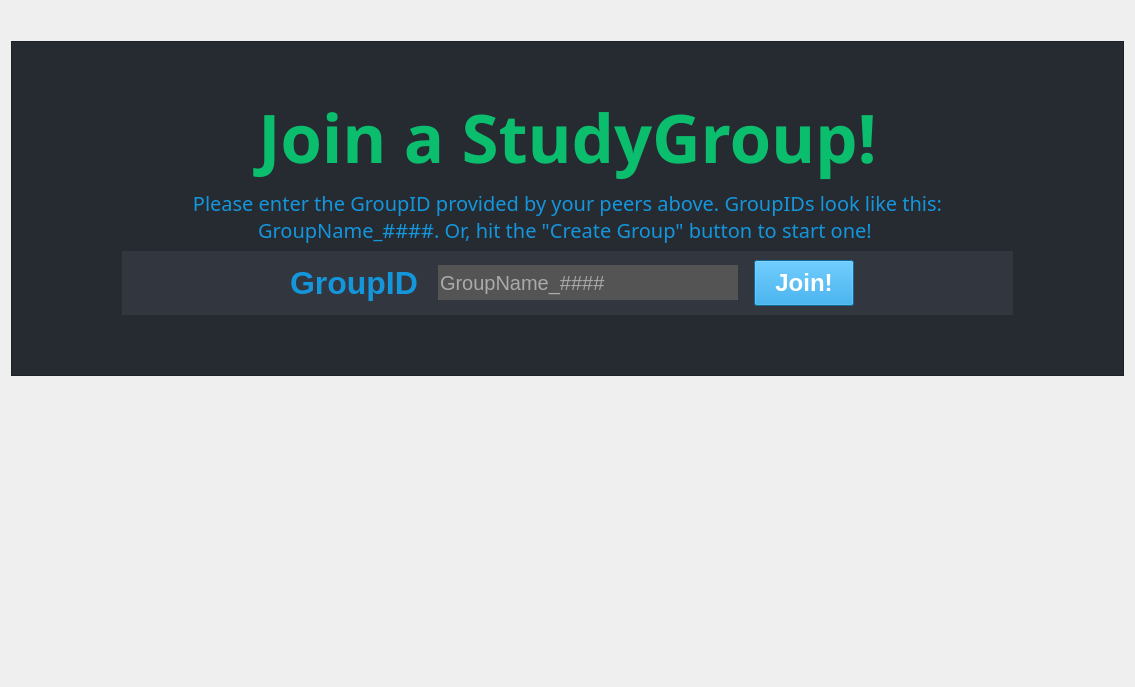
          <widget class="QWidget" name="stackedPage_JoinGroup">
           <layout class="QGridLayout" name="gridLayout_6">
            <item row="3" column="0">
             <spacer name="verticalSpacer_12">
              <property name="orientation">
               <enum>Qt::Vertical</enum>
              </property>
              <property name="sizeType">
               <enum>QSizePolicy::Maximum</enum>
              </property>
              <property name="sizeHint" stdset="0">
               <size>
                <width>20</width>
                <height>300</height>
               </size>
              </property>
             </spacer>
            </item>
            <item row="1" column="0">
             <spacer name="verticalSpacer_13">
              <property name="orientation">
               <enum>Qt::Vertical</enum>
              </property>
              <property name="sizeType">
               <enum>QSizePolicy::Maximum</enum>
              </property>
              <property name="sizeHint" stdset="0">
               <size>
                <width>20</width>
                <height>30</height>
               </size>
              </property>
             </spacer>
            </item>
            <item row="2" column="0">
             <widget class="QFrame" name="frame">
              <property name="sizePolicy">
               <sizepolicy hsizetype="MinimumExpanding" vsizetype="Preferred">
                <horstretch>0</horstretch>
                <verstretch>0</verstretch>
               </sizepolicy>
              </property>
              <property name="styleSheet">
               <string notr="true">background-color: rgba(38,42,49);</string>
              </property>
              <property name="frameShape">
               <enum>QFrame::StyledPanel</enum>
              </property>
              <property name="frameShadow">
               <enum>QFrame::Raised</enum>
              </property>
              <layout class="QGridLayout" name="gridLayout_8">
               <item row="3" column="1">
                <widget class="QFrame" name="frame_2">
                 <property name="styleSheet">
                  <string notr="true">background-color:rgba(50,54,63);</string>
                 </property>
                 <property name="frameShape">
                  <enum>QFrame::StyledPanel</enum>
                 </property>
                 <property name="frameShadow">
                  <enum>QFrame::Raised</enum>
                 </property>
                 <layout class="QGridLayout" name="gridLayout_9">
                  <item row="0" column="0">
                   <spacer name="horizontalSpacer_10">
                    <property name="orientation">
                     <enum>Qt::Horizontal</enum>
                    </property>
                    <property name="sizeType">
                     <enum>QSizePolicy::Maximum</enum>
                    </property>
                    <property name="sizeHint" stdset="0">
                     <size>
                      <width>100</width>
                      <height>20</height>
                     </size>
                    </property>
                   </spacer>
                  </item>
                  <item row="0" column="2">
                   <spacer name="horizontalSpacer_18">
                    <property name="orientation">
                     <enum>Qt::Horizontal</enum>
                    </property>
                    <property name="sizeType">
                     <enum>QSizePolicy::Maximum</enum>
                    </property>
                    <property name="sizeHint" stdset="0">
                     <size>
                      <width>100</width>
                      <height>20</height>
                     </size>
                    </property>
                   </spacer>
                  </item>
                  <item row="0" column="1">
                   <layout class="QHBoxLayout" name="horizontalLayout_8">
                    <item>
                     <spacer name="horizontalSpacer_25">
                      <property name="orientation">
                       <enum>Qt::Horizontal</enum>
                      </property>
                      <property name="sizeType">
                       <enum>QSizePolicy::Minimum</enum>
                      </property>
                      <property name="sizeHint" stdset="0">
                       <size>
                        <width>50</width>
                        <height>20</height>
                       </size>
                      </property>
                     </spacer>
                    </item>
                    <item>
                     <layout class="QHBoxLayout" name="horizontalLayout_26">
                      <item>
                       <widget class="QLabel" name="label_3">
                        <property name="font">
                         <font>
                          <pointsize>24</pointsize>
                          <weight>75</weight>
                          <bold>true</bold>
                         </font>
                        </property>
                        <property name="styleSheet">
                         <string notr="true">color:rgba(20,150,220);
background-color:transparent;
padding-right:5px;</string>
                        </property>
                        <property name="text">
                         <string>GroupID</string>
                        </property>
                       </widget>
                      </item>
                      <item>
                       <widget class="QLineEdit" name="join_group_lineEdit">
                        <property name="minimumSize">
                         <size>
                          <width>300</width>
                          <height>35</height>
                         </size>
                        </property>
                        <property name="maximumSize">
                         <size>
                          <width>16777215</width>
                          <height>35</height>
                         </size>
                        </property>
                        <property name="font">
                         <font>
                          <pointsize>15</pointsize>
                         </font>
                        </property>
                        <property name="styleSheet">
                         <string notr="true">background-color: #545454;
color:white;
border-style:none;</string>
                        </property>
                        <property name="placeholderText">
                         <string>GroupName_####</string>
                        </property>
                       </widget>
                      </item>
                      <item>
                       <widget class="QPushButton" name="join_group_button">
                        <property name="font">
                         <font>
                          <pointsize>18</pointsize>
                          <weight>75</weight>
                          <italic>false</italic>
                          <bold>true</bold>
                         </font>
                        </property>
                        <property name="styleSheet">
                         <string notr="true">background-color:rgba(20,150,220);
color: white; 
font:bold;
padding: 8px 12px 8px 12px;
margin-left: 10px;
padding-left: 20px;
padding-right: 20px;
</string>
                        </property>
                        <property name="text">
                         <string>Join!</string>
                        </property>
                       </widget>
                      </item>
                     </layout>
                    </item>
                    <item>
                     <spacer name="horizontalSpacer_7">
                      <property name="orientation">
                       <enum>Qt::Horizontal</enum>
                      </property>
                      <property name="sizeType">
                       <enum>QSizePolicy::Minimum</enum>
                      </property>
                      <property name="sizeHint" stdset="0">
                       <size>
                        <width>50</width>
                        <height>20</height>
                       </size>
                      </property>
                     </spacer>
                    </item>
                   </layout>
                  </item>
                 </layout>
                </widget>
               </item>
               <item row="0" column="1">
                <spacer name="verticalSpacer_16">
                 <property name="orientation">
                  <enum>Qt::Vertical</enum>
                 </property>
                 <property name="sizeType">
                  <enum>QSizePolicy::Maximum</enum>
                 </property>
                 <property name="sizeHint" stdset="0">
                  <size>
                   <width>20</width>
                   <height>40</height>
                  </size>
                 </property>
                </spacer>
               </item>
               <item row="1" column="1">
                <widget class="QLabel" name="label_8">
                 <property name="sizePolicy">
                  <sizepolicy hsizetype="MinimumExpanding" vsizetype="Preferred">
                   <horstretch>0</horstretch>
                   <verstretch>0</verstretch>
                  </sizepolicy>
                 </property>
                 <property name="font">
                  <font>
                   <family>AppleGothic</family>
                   <pointsize>50</pointsize>
                   <weight>75</weight>
                   <italic>false</italic>
                   <bold>true</bold>
                   <underline>false</underline>
                   <strikeout>false</strikeout>
                  </font>
                 </property>
                 <property name="styleSheet">
                  <string notr="true">color:rgba(10,190,110);</string>
                 </property>
                 <property name="text">
                  <string>Join a StudyGroup!</string>
                 </property>
                 <property name="alignment">
                  <set>Qt::AlignCenter</set>
                 </property>
                </widget>
               </item>
               <item row="4" column="1">
                <spacer name="verticalSpacer_15">
                 <property name="orientation">
                  <enum>Qt::Vertical</enum>
                 </property>
                 <property name="sizeType">
                  <enum>QSizePolicy::Maximum</enum>
                 </property>
                 <property name="sizeHint" stdset="0">
                  <size>
                   <width>20</width>
                   <height>50</height>
                  </size>
                 </property>
                </spacer>
               </item>
               <item row="3" column="2">
                <spacer name="horizontalSpacer_21">
                 <property name="orientation">
                  <enum>Qt::Horizontal</enum>
                 </property>
                 <property name="sizeType">
                  <enum>QSizePolicy::Minimum</enum>
                 </property>
                 <property name="sizeHint" stdset="0">
                  <size>
                   <width>100</width>
                   <height>20</height>
                  </size>
                 </property>
                </spacer>
               </item>
               <item row="2" column="1">
                <layout class="QHBoxLayout" name="horizontalLayout_23">
                 <item>
                  <widget class="QLabel" name="label_2">
                   <property name="font">
                    <font>
                     <family>AppleGothic</family>
                     <pointsize>15</pointsize>
                     <weight>50</weight>
                     <bold>false</bold>
                    </font>
                   </property>
                   <property name="styleSheet">
                    <string notr="true">color:rgba(20,150,220);
</string>
                   </property>
                   <property name="text">
                    <string>Please enter the GroupID provided by your peers above. GroupIDs look like this: GroupName_####. Or, hit the &quot;Create Group&quot; button to start one! </string>
                   </property>
                   <property name="alignment">
                    <set>Qt::AlignCenter</set>
                   </property>
                   <property name="wordWrap">
                    <bool>true</bool>
                   </property>
                  </widget>
                 </item>
                </layout>
               </item>
               <item row="3" column="0">
                <spacer name="horizontalSpacer_20">
                 <property name="orientation">
                  <enum>Qt::Horizontal</enum>
                 </property>
                 <property name="sizeType">
                  <enum>QSizePolicy::Minimum</enum>
                 </property>
                 <property name="sizeHint" stdset="0">
                  <size>
                   <width>100</width>
                   <height>20</height>
                  </size>
                 </property>
                </spacer>
               </item>
              </layout>
              <zorder>frame_2</zorder>
              <zorder>label_8</zorder>
              <zorder>verticalSpacer_15</zorder>
              <zorder>verticalSpacer_16</zorder>
              <zorder>horizontalSpacer_20</zorder>
              <zorder>horizontalSpacer_21</zorder>
             </widget>
            </item>
           </layout>
          </widget>
